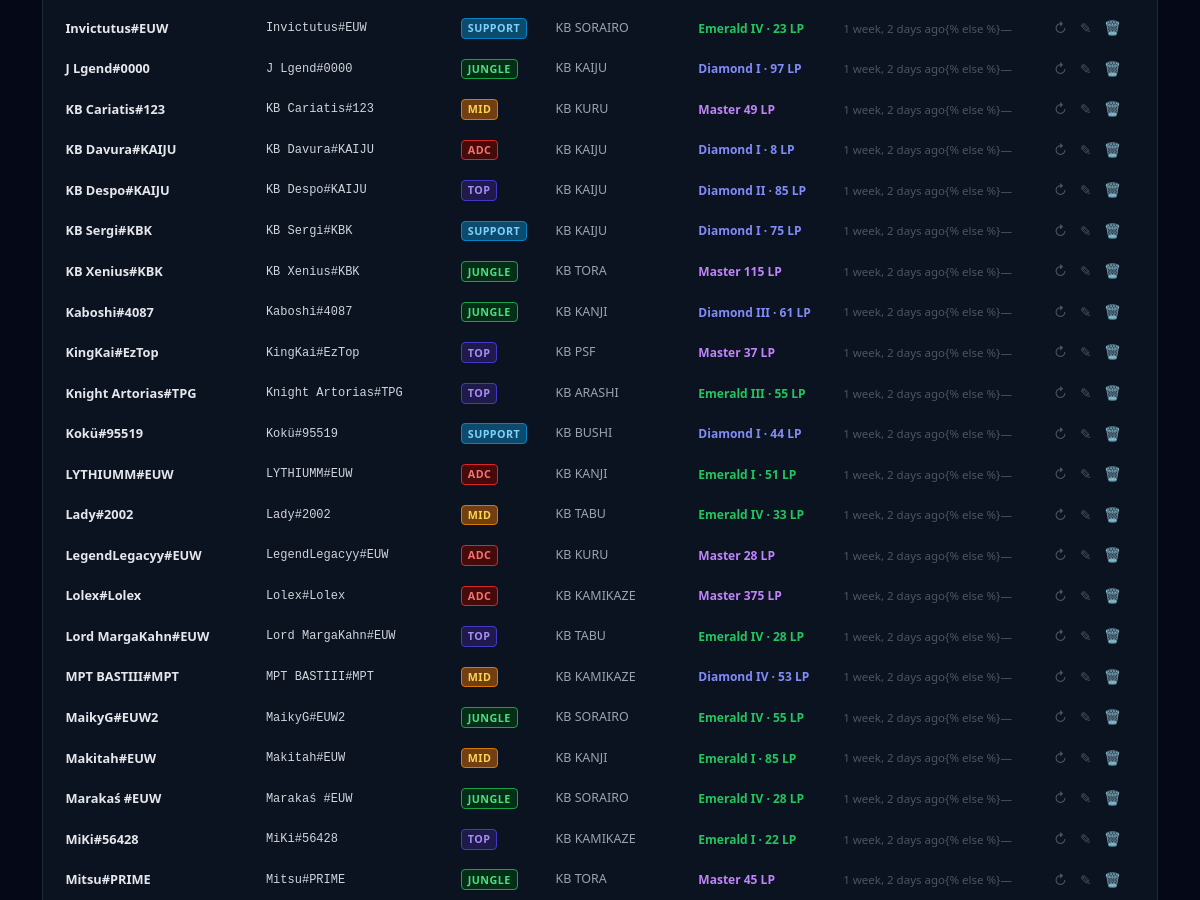
/ladder/configurar/ (signed in, middle part), run on an earlier commit of the app's database.
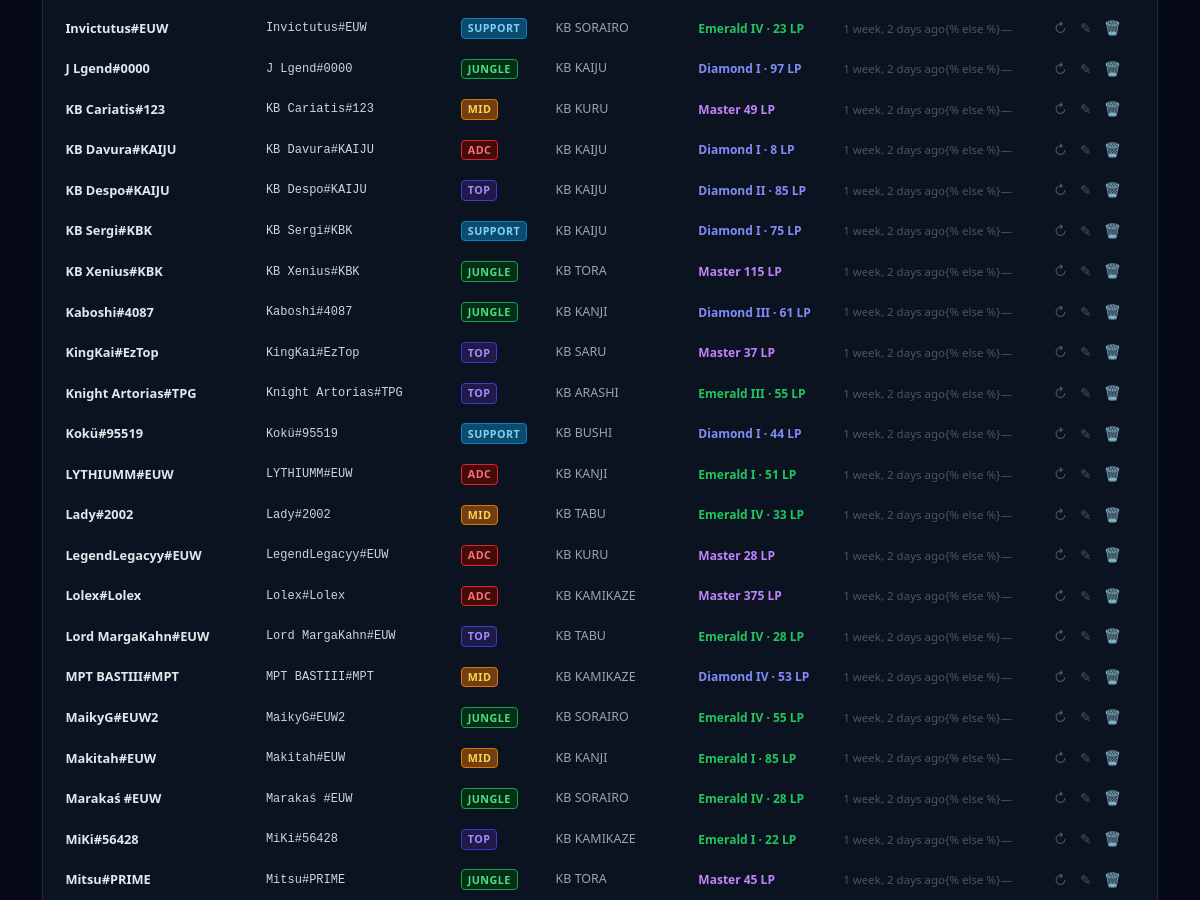
And on a later commit of the database.
### KBStats/Kblix/models.py (models this page shows, shortened)
class LadderPlayer(models.Model):
    nombre      = models.CharField(max_length=100, unique=True)
    riot_id     = models.CharField(max_length=100, blank=True)
    puuid       = models.CharField(max_length=200, blank=True)
    summoner_id = models.CharField(max_length=200, blank=True)
    rol         = models.CharField(max_length=10, blank=True, choices=ROL_CHOICES)
    equipo      = models.CharField(max_length=100, blank=True)
    tier        = models.CharField(max_length=20, blank=True)
    rank        = models.CharField(max_length=5,  blank=True)
    lp          = models.IntegerField(default=0)
    wins        = models.IntegerField(default=0)
    losses      = models.IntegerField(default=0)
    last_updated = models.DateTimeField(null=True, blank=True)
    class Meta:
        app_label = 'Kblix'
        ordering  = ['nombre']
    @property
    def rank_display(self):
        if not self.tier or self.tier == 'UNRANKED':
            return 'Sin clasificar'
        if self.tier in ('MASTER', 'GRANDMASTER', 'CHALLENGER'):
            return f'{self.tier.capitalize()} {self.lp} LP'
        return f'{self.tier.capitalize()} {self.rank} · {self.lp} LP'

### KBStats/Kblix/views.py (the view)
# urls.py: path('ladder/configurar/',                   kblix_views.ladder_config,           name='ladder_config'),
@_superuser_required
def ladder_config(request):
    players = LadderPlayer.objects.all().order_by('nombre')
    try:
        from KBStats.Cinturones.models import Jugador as StatJugador
        configured = set(players.values_list('nombre', flat=True))
        available = list(
            StatJugador.objects.values_list('nombre', flat=True)
            .order_by('nombre')
        )
        available = [n for n in available if n not in configured]
    except ImportError:
        available = []
    return render(request, 'Kblix/ladder_config.html', {
        'players':    players,
        'available':  available,
        'rol_choices': ROL_CHOICES,
    })

### KBStats/Kblix/templates/Kblix/ladder_config.html (shortened to what this page needs)
{% extends 'Cinturones/base.html' %}  {% block content %}
<div class="section-card" style="padding: 0.75rem">
  <div style="overflow-x: auto">
    {% if players %}
    <table class="cfg-table">
      <tbody>
        {% for p in players %}
        <tr id="cfgrow-{{ p.pk }}">
          <td style="font-weight: 600; color: #e5e7eb">{{ p.nombre }}</td>
          <td class="riot-id-cell">{{ p.riot_id|default:"—" }}</td>
          <td>
            {% if p.rol %}
            <span class="rol-badge rol-{{ p.rol }}">{{ p.rol }}</span>
            {% else %}<span style="color: #374151">—</span>{% endif %}
          </td>
          <td style="font-size: 0.78rem; color: #9ca3af">
            {{ p.equipo|default:"—" }}
          </td>
          <td>
            {% if p.tier and p.tier != 'UNRANKED' %}
            <span class="tier-badge-sm tier-{{ p.tier }}"
              >{{ p.rank_display }}</span
            >
            {% elif p.tier == 'UNRANKED' %}
            <span style="color: #374151; font-size: 0.75rem"
              >Sin clasificar</span
            >
            {% else %}
            <span style="color: #374151; font-size: 0.75rem">Sin datos</span>
            {% endif %}
          </td>
          <td style="font-size: 0.72rem; color: #4b5563">
            {% if p.last_updated %}{{ p.last_updated|timesince }} ago{% else
            %}—{% endif %}
          </td>
          <td style="white-space: nowrap">
            <button
              class="btn-icon btn-icon-refresh"
              title="Forzar actualización individual"
              onclick="forcePlayerUpdate({{ p.pk }}, '{{ p.nombre|escapejs }}')"
            >
              ↻
            </button>
            <button
              class="btn-icon btn-icon-edit"
              title="Editar"
              onclick="openEditModal({{ p.pk }},'{{ p.nombre|escapejs }}','{{ p.riot_id|escapejs }}','{{ p.rol }}','{{ p.equipo|escapejs }}')"
            >
              ✎
            </button>
            <button
              class="btn-icon btn-icon-delete"
              title="Eliminar"
              onclick="deletePlayer({{ p.pk }},'{{ p.nombre|escapejs }}')"
            >
              🗑
            </button>
          </td>
        </tr>
        {% endfor %}
      </tbody>
    </table>
    {% else %}
    <div style="color: #6b7280; text-align: center; padding: 2rem">
      No hay jugadores. Añade uno con el botón de arriba o importa un CSV.
    </div>
    {% endif %}
  </div>
</div>
{% endblock %}

What changed in the data, as far as the page shows it:
changed LadderPlayer "KingKai#EzTop": equipo "KB PSF" → "KB SARU"
